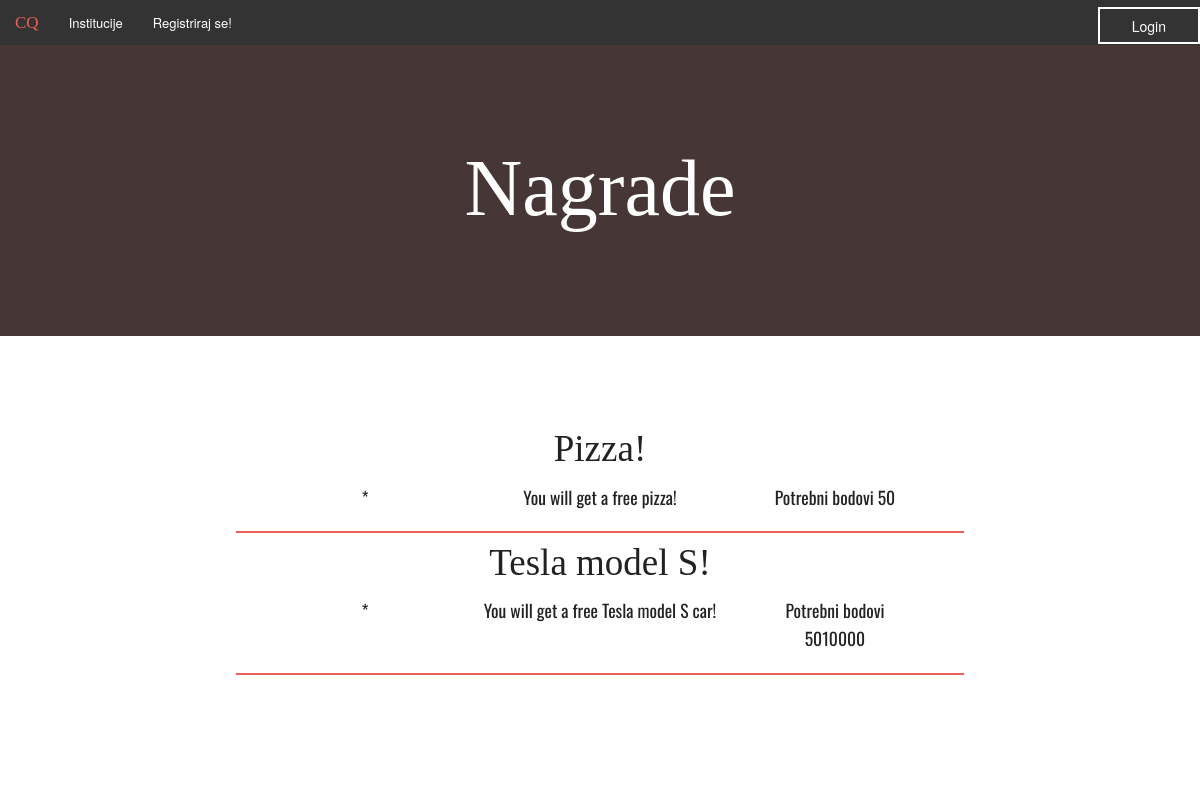
The page /listREWARD.php on the database its author committed.
### tables this page shows
create table REWARD(
id_reward int not null primary key auto_increment,
reward_name varchar(100),
reward_text varchar(300),
reward_points int
);

### listREWARD.php (the view, shortened to what this page needs)
<?php include 'header.php';?>
<div class="row gore">
  <h1 class="naslovnice">Nagrade</h1>
</div>
<div class="row" style="text-align: center;">
<div class="small-10 small-centered columns">
<?php
	$list = $con->prepare("select * from REWARD;");
	$list->execute();
	$rez = $list->fetchAll(PDO::FETCH_OBJ);
	foreach ($rez as $r):
?>
<div class="small-12 columns">
	<h2><?php echo $r->reward_name ;?></h2>
</div>
<div class="small-12 small-centered columns">
	<div class="small- medium-2 columns">
	</div>
	<div class="small- medium-2 columns">
	<p><?php echo "*";?></p>
	</div>
	<div class="small- medium-4 columns">
	<p><?php echo $r->reward_text ;?></p>
	</div>
	<div class="small- medium-2 columns">
	<p><?php echo "Potrebni bodovi ". $r->reward_points ;?></p>
	</div>
	</div>
 <hr style="border: none; background-color: #eb6054; width: 75%; height: 2px; margin: 0 auto;" />
<?php
	endforeach;
;?>
	</div>
</div>

### css/stil.css (style rules this page uses)
body { background-image: url(''); width: 100%; max-width:100%; max-height: 100%; top: 0; left: 0; z-index: -50; background-size: 100%; background-repeat: no-repeat; background-attachment: fixed; padding: 0; margin: 0; }
.row { margin-left: auto; margin-right: auto; width: 100%; max-width: 100%; padding-bottom: 7%; padding-top: 7%; }
p { font-family: oswald; font-size: 110%; }
h1, h2, h3, h4, h5, h6 { font-family: 'alegreya'; }
hr { height: 1px; border: none; background-color: white; width: 75%; margin: 0 auto; }
.sesta p, h1 { color: white; }
.treca p, h1 { color: white; }
.naslovnice { text-align: center; font-size: 500%; }
.gore { background-color: #473636; text-align: center; }

### rows shown on the page
reward: reward_name "Pizza!", reward_text "You will get a free pizza!", reward_points "50"
reward: reward_name "Tesla model S!", reward_text "You will get a free Tesla model S car!", reward_points "5010000"
